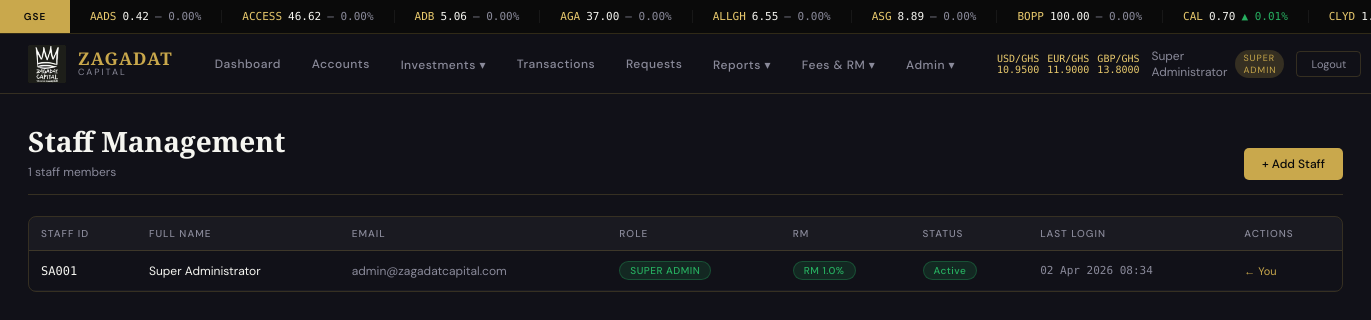
The page /admin/users (signed in) on the database as committed earlier.
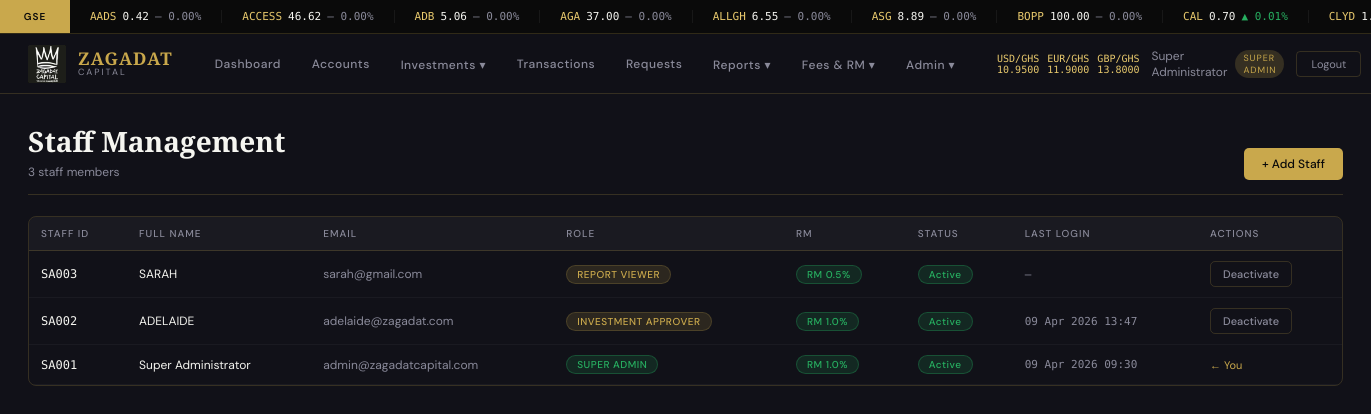
The same page on the database as committed later.
### models.py (models this page shows, shortened)
class AdminUser(UserMixin, db.Model):
    __tablename__ = 'admin_users'
    id            = db.Column(db.Integer, primary_key=True)
    staff_id      = db.Column(db.String(20), unique=True, nullable=False)
    full_name     = db.Column(db.String(120), nullable=False)
    email         = db.Column(db.String(120), unique=True, nullable=False)
    password_hash = db.Column(db.String(256), nullable=False)
    role          = db.Column(db.String(40), nullable=False, default='REPORT_VIEWER')
    is_active     = db.Column(db.Boolean, default=True)
    created_at    = db.Column(db.DateTime, default=datetime.utcnow)
    created_by    = db.Column(db.Integer, nullable=True)
    last_login    = db.Column(db.DateTime, nullable=True)
    is_rm         = db.Column(db.Boolean, default=False)
    rm_commission_rate = db.Column(db.Float, default=1.0)
    def has_permission(self, p):
        return ADMIN_ROLES.get(self.role, {}).get('level', 0) >= PERMISSION_MAP.get(p, 100)
    @property
    def is_super_admin(self): return self.role == 'SUPER_ADMIN'

### routes/admin.py (the view)
@admin_bp.route('/users')
@permission_required('manage_all')
def admin_users():
    users = AdminUser.query.order_by(AdminUser.created_at.desc()).all()
    return render_template('admin/admin_users.html', users=users, roles=ADMIN_ROLES)

### models.py (called while the page is built)
@login_manager.user_loader
def load_user(user_id):
    uid = str(user_id)
    if uid.startswith('admin_'):
        return AdminUser.query.get(int(uid.split('_')[1]))
    return ClientUser.query.get(int(uid))

### routes/admin.py (called while the page is built)
def permission_required(permission):
    def decorator(f):
        from functools import wraps
        @wraps(f)
        def decorated(*args, **kwargs):
            if not current_user.is_authenticated or session.get('user_type') != 'admin':
                return redirect(url_for('auth.login'))
            if not current_user.has_permission(permission):
                flash('Insufficient permissions.', 'error')
                return redirect(url_for('admin.dashboard'))
            return f(*args, **kwargs)
        return decorated
    return decorator

### templates/admin/admin_users.html (shortened to what this page needs)
{% extends 'base.html' %}
{% block content %}
<div class="page-content">
  <div class="page-header">
    <div><h1>Staff Management</h1><p>{{ users|length }} staff members</p></div>
    <a href="{{ url_for('admin.new_admin_user') }}" class="btn btn-primary">+ Add Staff</a>
  </div>
  <div class="table-wrap">
    <table class="data-table">
      <thead>
        <tr><th>Staff ID</th><th>Full Name</th><th>Email</th><th>Role</th><th>RM</th><th>Status</th><th>Last Login</th><th>Actions</th></tr>
      </thead>
      <tbody>
        {% for u in users %}
        <tr>
          <td class="mono text-gold">{{ u.staff_id }}</td>
          <td>{{ u.full_name }}</td>
          <td style="color:var(--grey);">{{ u.email }}</td>
          <td><span class="badge badge-{{ 'approved' if u.role=='SUPER_ADMIN' else 'pending' }}">{{ u.role.replace('_',' ') }}</span></td>
          <td>
            {% if u.is_rm %}<span class="badge badge-approved">RM {{ "{:.1f}".format(u.rm_commission_rate) }}%</span>
            {% else %}<span style="color:var(--grey);font-size:11px;">—</span>{% endif %}
          </td>
          <td><span class="badge badge-{{ 'approved' if u.is_active else 'rejected' }}">{{ 'Active' if u.is_active else 'Inactive' }}</span></td>
          <td class="mono" style="color:var(--grey);font-size:11px;">{{ u.last_login.strftime('%d %b %Y %H:%M') if u.last_login else '—' }}</td>
          <td>
            {% if u.id == current_user.id %}
              <span style="font-size:11px;color:var(--gold);">← You</span>
            {% elif current_user.is_super_admin %}
              <form method="POST" action="{{ url_for('admin.toggle_admin_user', user_id=u.id) }}" style="display:inline;"
                    onsubmit="return confirm('{{ 'Deactivate' if u.is_active else 'Activate' }} {{ u.full_name }}?')">
                <button class="btn btn-{{ 'secondary' if u.is_active else 'primary' }} btn-sm">
                  {{ 'Deactivate' if u.is_active else 'Activate' }}
                </button>
              </form>
            {% else %}
              <span style="font-size:11px;color:var(--grey);">Super Admin only</span>
            {% endif %}
          </td>
        </tr>
        {% endfor %}
      </tbody>
    </table>
  </div>
</div>
{% endblock %}

### templates/base.html (shortened to what this page needs)
<!DOCTYPE html>
<html lang="en">
<head>
</head>
<body>
{% if current_user.is_authenticated %}
<div id="ticker-bar">
  <div class="ticker-label" id="ticker-exchange-label">GSE</div>
  <div class="ticker-track">
    <div class="ticker-inner" id="ticker-inner">
    </div>
  </div>
</div>
<nav class="topnav">
  <a href="{% if session.get('user_type') == 'admin' %}{{ url_for('admin.dashboard') }}{% else %}{{ url_for('user.dashboard') }}{% endif %}" class="nav-brand">
    <img src="{{ url_for('static', filename='img/logo.png') }}" alt="Zagadat">
    <div class="brand-text">
      <span class="brand-name">ZAGADAT</span>
      <span class="brand-sub">Capital</span>
    </div>
  </a>
  {% if session.get('user_type') == 'admin' %}
  <div class="nav-links">
    <a href="{{ url_for('admin.dashboard') }}" {% if request.endpoint == 'admin.dashboard' %}class="active"{% endif %}>Dashboard</a>
    <a href="{{ url_for('admin.accounts') }}" {% if 'account' in request.endpoint %}class="active"{% endif %}>Accounts</a>
    <div class="dropdown">
      <a href="{{ url_for('admin.investments') }}">Investments ▾</a>
    </div>
    <a href="{{ url_for('admin.transactions') }}">Transactions</a>
    <a href="{{ url_for('admin.client_requests') }}">Requests</a>
    <div class="dropdown">
      <a href="{{ url_for('reports.menu') }}">Reports ▾</a>
    </div>
    {% if current_user.has_permission('approve_account') %}
    <div class="dropdown">
      <a href="{{ url_for('admin.fees') }}">Fees & RM ▾</a>
    </div>
    {% endif %}
    {% if current_user.has_permission('manage_all') %}
    <div class="dropdown">
      <a href="{{ url_for('admin.admin_users') }}">Admin ▾</a>
    </div>
    {% endif %}
  </div>
  <div class="nav-right">
    <div class="fx-pill" id="fx-display">
      <span>USD/GHS <span id="fx-usd">—</span></span>
      <span>EUR/GHS <span id="fx-eur">—</span></span>
      <span>GBP/GHS <span id="fx-gbp">—</span></span>
    </div>
    <div class="nav-user">
      <span>{{ current_user.full_name }}</span>
      <span class="role-badge">{{ current_user.role.replace('_',' ') }}</span>
    </div>
    <a href="{{ url_for('auth.logout') }}" class="btn-logout">Logout</a>
  </div>
  {% endif %}
</nav>
{% endif %}
{% block content %}{% endblock %}
</body>
</html>

Rows that differ between the two databases and show on the page:
changed AdminUser "SA001": last_login "02 Apr 2026 08:34" → "09 Apr 2026 09:30"
added AdminUser: staff_id "SA003", full_name "SARAH", email "sarah@gmail.com", role.replace "REPORT VIEWER", rm_commission_rate "0.5", is_active "Active", last_login "—", is_active "Deactivate"
added AdminUser: staff_id "SA002", full_name "ADELAIDE", email "adelaide@zagadat.com", role.replace "INVESTMENT APPROVER", rm_commission_rate "1.0", is_active "Active", last_login "09 Apr 2026 13:47", is_active "Deactivate"
Other text that changed with them:
{{ users|length }}: "1" → "3"
